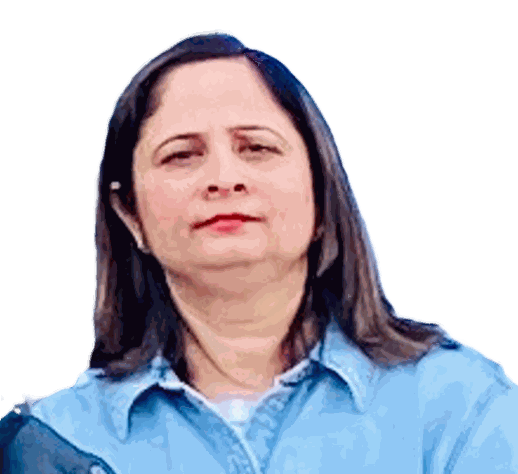
#> input picture static/img/B1_01.png, 518 x 474 px; its folder holds 4 pictures in this run
$ python reduce.py
#> lines starting #> are read from the running program, lines starting #| are printed output that depends on the picture
import os
from pathlib import Path
from PIL import Image
from concurrent.futures import ProcessPoolExecutor

def process_image(img_path, resize_factor=None, quantize=False):
    """
    Processes a single PNG image to reduce its size and overwrites the original.
    """
#> called with quantize = True
    try:
        with Image.open(img_path) as img:
            # Convert to RGBA to preserve transparency if it exists
#> img is the input picture: PIL image 518x474 P; mean R, G, B, A 166.2, 176.8, 194.4, 140.6
            if img.mode not in ('RGB', 'RGBA'):
                img = img.convert('RGBA')

            # 1. Dimensional Resizing
            if resize_factor and resize_factor < 1.0:
                new_width = int(img.width * resize_factor)
                new_height = int(img.height * resize_factor)
                img = img.resize((new_width, new_height), Image.Resampling.LANCZOS)

            # 2. Palette Quantization (Lossy)
            if quantize:
                # UPDATED: FASTOCTREE is required for RGBA compatibility
                img = img.quantize(colors=256, method=Image.Quantize.FASTOCTREE)
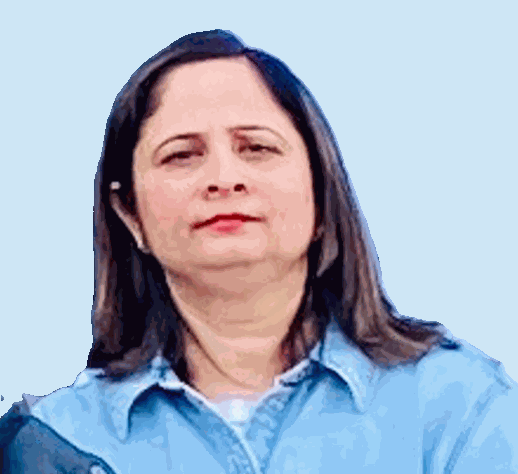
#> img: PIL image 518x474 P; mean R, G, B 166.2, 176.8, 194.4

            # 3. Save in place with optimization (Lossless structural compression)
            img.save(img_path, format='PNG', optimize=True)

        return f"Success: {img_path.name}"

    except Exception as e:
        return f"Error processing {img_path.name}: {e}"


def batch_reduce_pngs(folder_path, resize_factor=None, quantize=False, workers=None):
    """
    Iterates through a directory and processes all PNGs concurrently.
    """
    target_dir = Path(folder_path)
    png_files = list(target_dir.glob("*.png"))

    if not png_files:
        print("No PNG files found in the specified directory.")
        return

    # Default to CPU count for process pool
    workers = workers or os.cpu_count()
    print(f"Found {len(png_files)} PNG files. Starting processing with {workers} workers...")

    with ProcessPoolExecutor(max_workers=workers) as executor:
        futures = [
            executor.submit(process_image, img_path, resize_factor, quantize)
            for img_path in png_files
        ]
#> call 2 of process_image, with quantize = True
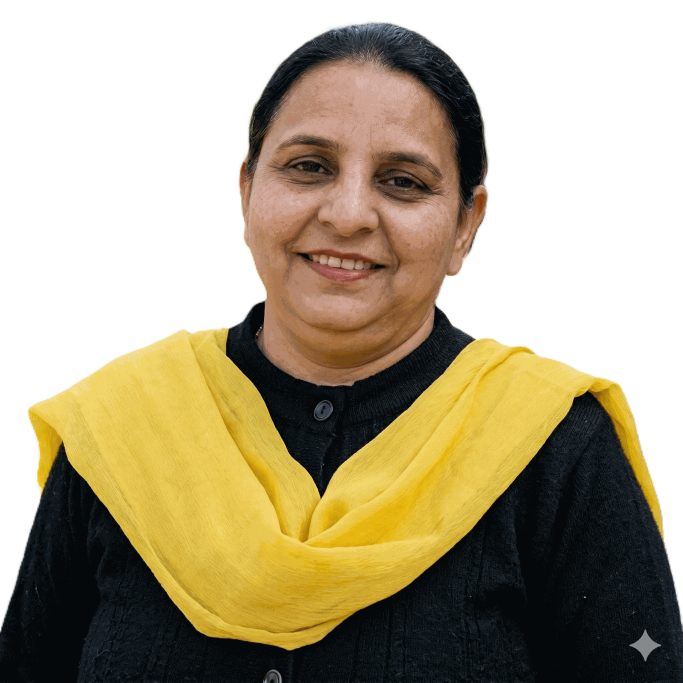
#> input picture static/img/B1_02.png, 2048 x 2048 px (shown at 1/3 size)
#> in process_image, img is the input picture: PIL image 2048x2048 P; mean R, G, B, A 95.3, 94.3, 42.4, 150.4
#> in process_image (call 2), `img = img.quantize(colors=256, method=Image.Quantize.FASTOCTREE)`:
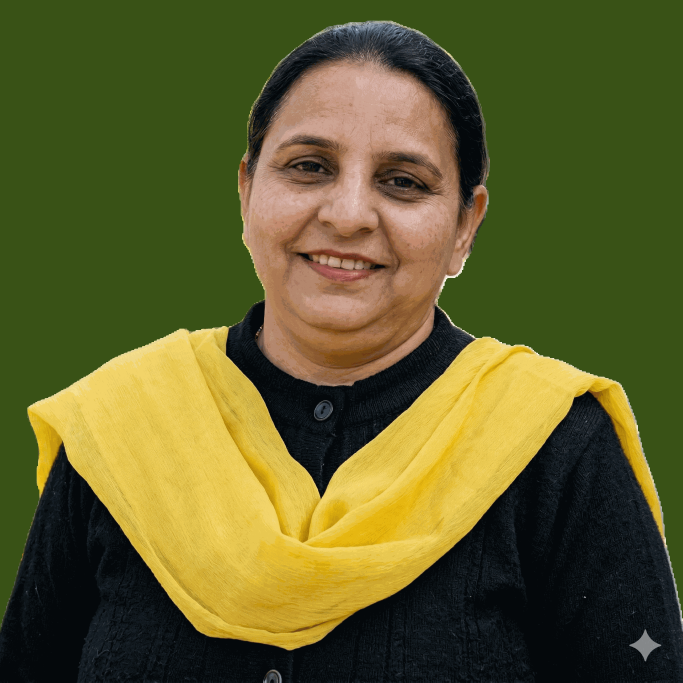
#> img: PIL image 2048x2048 P (shown at 1/3 size); mean R, G, B 95.2, 94.2, 42.4
#> call 3 of process_image, with quantize = True
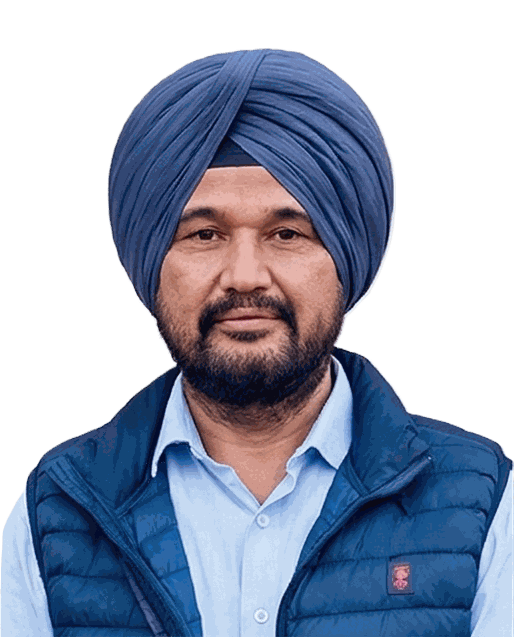
#> input picture static/img/B1_03.png, 514 x 637 px
#> in process_image, img is the input picture: PIL image 514x637 P; mean R, G, B, A 149.8, 159.5, 178, 150.7
#> call 4 of process_image, with quantize = True
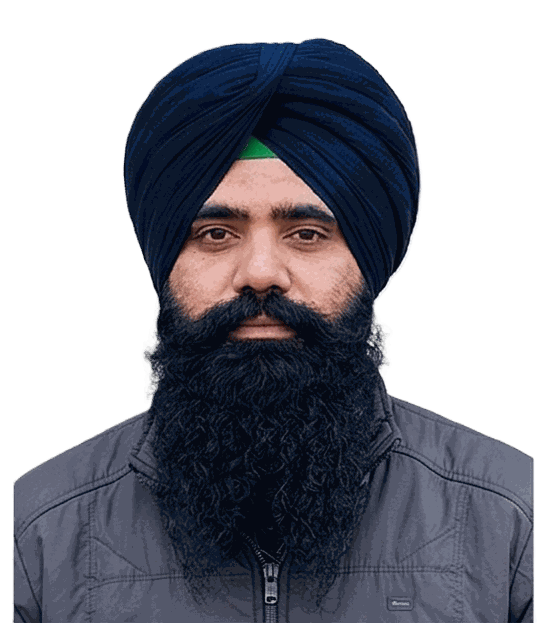
#> input picture static/img/B1_04.png, 538 x 623 px
#> in process_image, img is the input picture: PIL image 538x623 P; mean R, G, B, A 138.2, 139.2, 147.8, 148.6

        for future in futures:
            print(future.result())


if __name__ == "__main__":
    # Specify your target directory
    FOLDER_PATH = "C:/Users/princ/Desktop/dte_dashboard/static/img"

    # Run the quantization pass
    batch_reduce_pngs(FOLDER_PATH, quantize=True)
